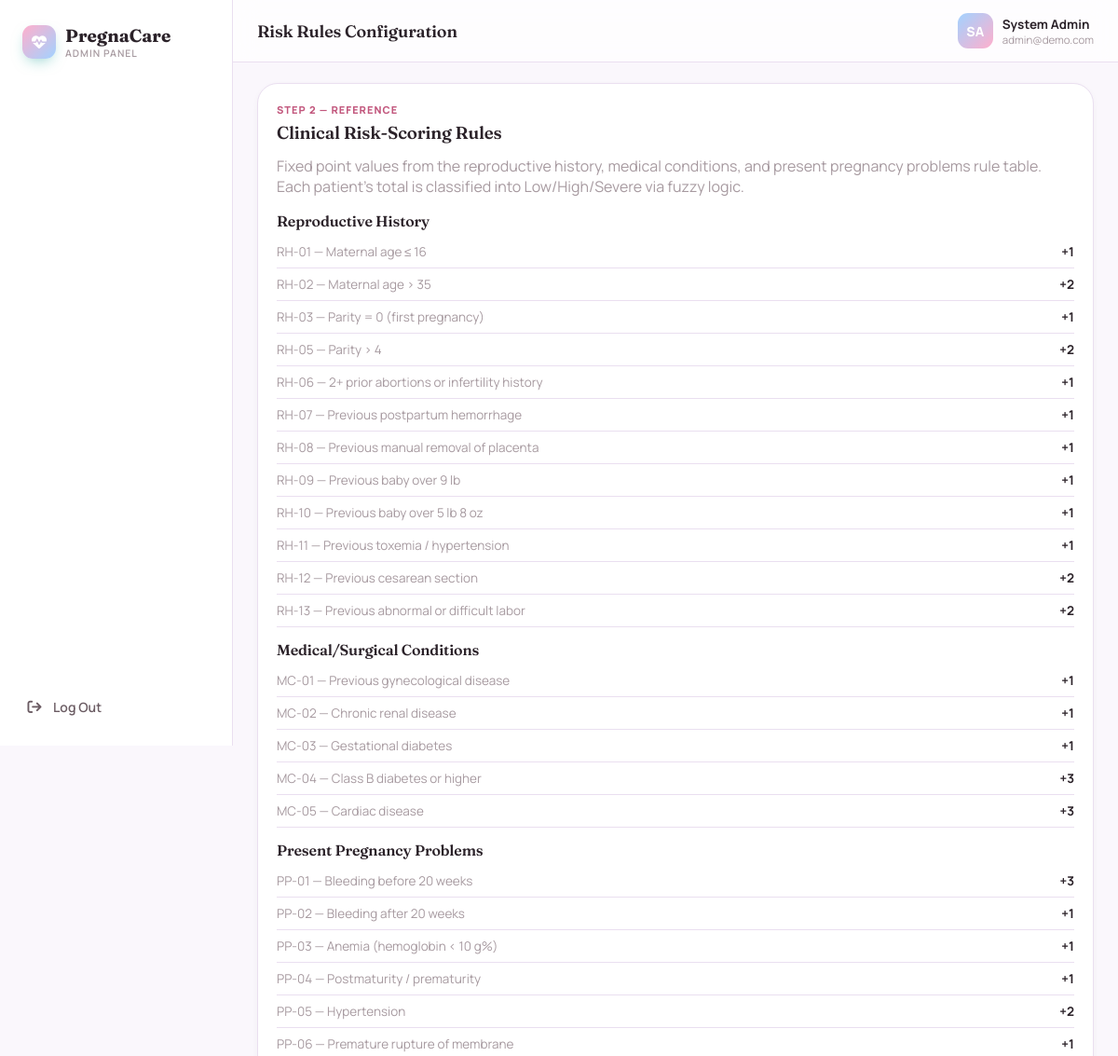
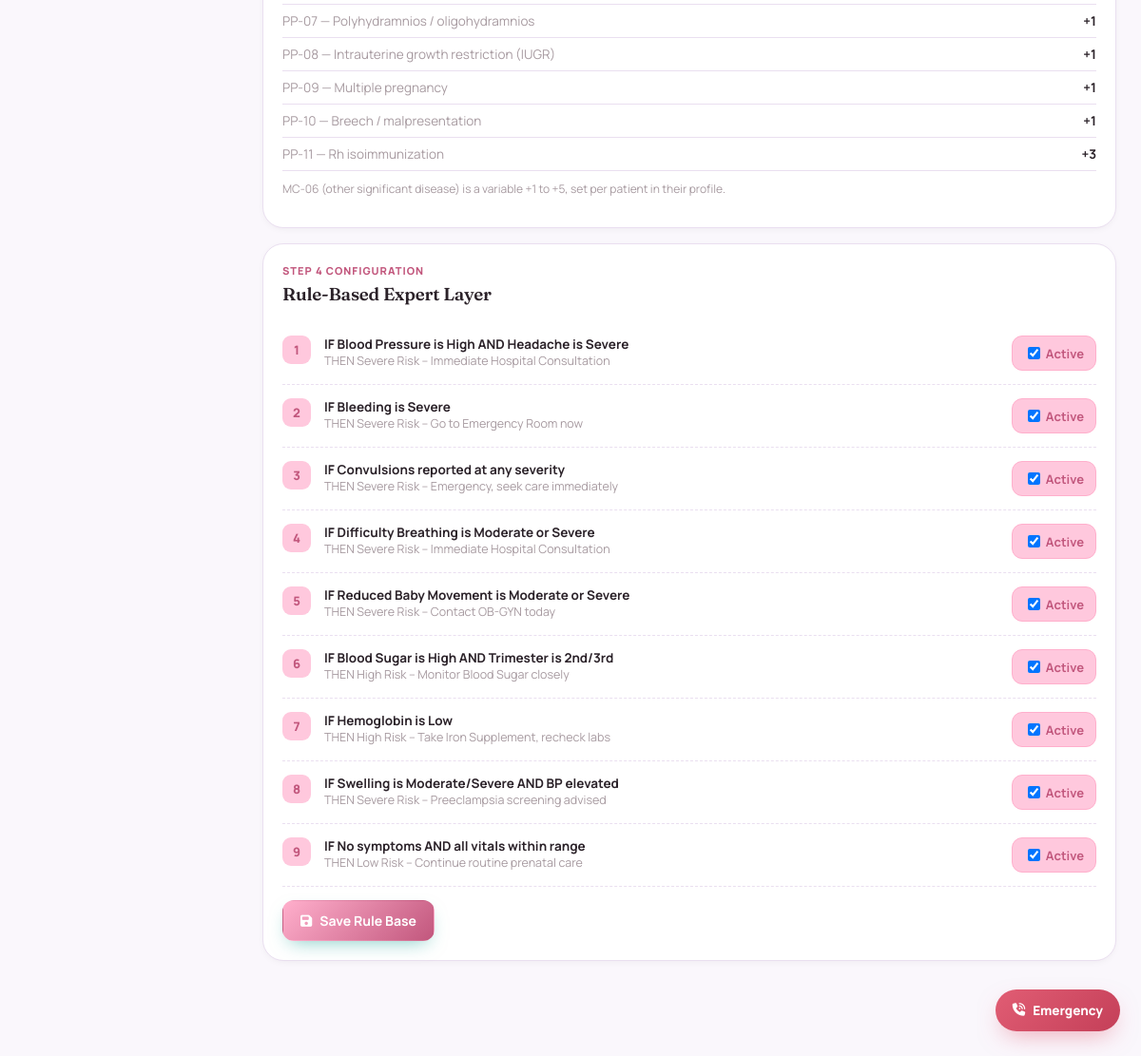
/admin_settings.php (signed in), run on the app's committed database (2 pictures, top to bottom).
### tables this page shows
CREATE TABLE users (
  id            VARCHAR(20)  PRIMARY KEY,
  role          ENUM('patient','admin') NOT NULL,
  username      VARCHAR(80)  NULL UNIQUE,
  first_name    VARCHAR(80)  NULL,
  middle_name   VARCHAR(80)  NULL,
  last_name     VARCHAR(80)  NULL,
  name          VARCHAR(120) NOT NULL,
  email         VARCHAR(160) NOT NULL UNIQUE,
  password_hash VARCHAR(255) NOT NULL,
  created_at    DATETIME NOT NULL DEFAULT CURRENT_TIMESTAMP
);

CREATE TABLE rule_base (
  id       INT AUTO_INCREMENT PRIMARY KEY,
  rule_key VARCHAR(10) NOT NULL UNIQUE,
  if_text  VARCHAR(255) NOT NULL,
  then_text VARCHAR(255) NOT NULL,
  active   TINYINT(1) NOT NULL DEFAULT 1
);

### admin_settings.php (the view, shortened to what this page needs)
<?php
require_once __DIR__ . '/base.php';
$rules = get_rule_base();
render_header('Risk Rules Configuration', 'admin_settings');
?>
<div class="card" style="margin-bottom:16px;">
  <div class="eyebrow">Step 2 — Reference</div>
  <h3 style="margin-top:6px;">Clinical Risk-Scoring Rules</h3>
  <p class="muted" style="margin-top:-6px;">Fixed point values from the reproductive history, medical conditions, and present pregnancy problems rule table. Each patient's total is classified into Low/High/Severe via fuzzy logic.</p>
  <?php
  $byCat = ['RH' => [], 'MC' => [], 'PP' => []];
  foreach (RULE_SCORES as $id => $r) $byCat[$r['cat']][] = [$id, $r];
  foreach ($byCat as $cat => $items):
  ?>
    <h4 style="margin:14px 0 6px;"><?php echo e(RULE_CAT_LABELS[$cat]); ?></h4>
    <?php foreach ($items as [$id, $r]): ?>
      <div class="kv"><span class="k"><?php echo e($id); ?> — <?php echo e($r['label']); ?></span><span class="v">+<?php echo (int)$r['points']; ?></span></div>
    <?php endforeach; ?>
  <?php endforeach; ?>
  <p class="muted" style="font-size:12px;margin-top:10px;">MC-06 (other significant disease) is a variable +1 to +5, set per patient in their profile.</p>
</div>
<div class="card">
  <div class="eyebrow">Step 4 Configuration</div>
  <h3 style="margin-top:6px;">Rule-Based Expert Layer</h3>
  <form method="post" action="admin_settings.php">
    <?php foreach ($rules as $r): ?>
      <div class="engine-step">
        <div class="num"><?php echo strtoupper(substr($r['rule_key'],1)); ?></div>
        <div style="flex:1;">
          <div style="font-weight:700;font-size:13.5px;">IF <?php echo e($r['if_text']); ?></div>
          <div class="muted" style="font-size:12.5px;">THEN <?php echo e($r['then_text']); ?></div>
        </div>
        <label class="chip <?php echo $r['active']?'on':''; ?>" style="cursor:pointer;flex-shrink:0;">
          <input type="checkbox" name="active[]" value="<?php echo e($r['rule_key']); ?>" <?php echo $r['active']?'checked':''; ?> style="margin-right:6px;"> Active
        </label>
      </div>
    <?php endforeach; ?>
    <button class="btn btn-primary" style="margin-top:14px;" type="submit"><i class="fa-solid fa-floppy-disk"></i> Save Rule Base</button>
  </form>
</div>
<?php render_footer(); ?>

### base.php (shortened to what this page needs)
<?php
try {
    $pdo = new PDO(
        "mysql:host=" . DB_HOST . ";port=" . DB_PORT . ";dbname=" . DB_NAME . ";charset=utf8mb4",
        DB_USER,
        DB_PASS,
        [
            PDO::ATTR_ERRMODE            => PDO::ERRMODE_EXCEPTION,
            PDO::ATTR_DEFAULT_FETCH_MODE => PDO::FETCH_ASSOC,
            PDO::ATTR_EMULATE_PREPARES   => false,
        ]
    );
} catch (PDOException $e) {
    die("Database connection failed. Import sql/schema.sql first and check the DB_* constants at the top of base.php.<br>Error: " . htmlspecialchars($e->getMessage()));
}
try {
    $pdo->exec("ALTER TABLE assessments MODIFY COLUMN level VARCHAR(40) NOT NULL");
    $pdo->exec("INSERT IGNORE INTO symptom_catalog (id, name, icon, weight) VALUES
        ('urinary_discomfort', 'Urinary Discomfort', 'fa-toilet', 0.60),
        ('fluid_loss', 'Loss of Vaginal Fluid', 'fa-water', 0.95)");
    $pdo->exec("INSERT INTO rule_base (rule_key, if_text, then_text, active)
        SELECT 'r_bp_red', 'systolic_blood_pressure is outside 110–130 mmHg OR diastolic_blood_pressure is outside 75–85 mmHg', 'Trigger Red_Alert (Severe Risk)', 1
        WHERE NOT EXISTS (SELECT 1 FROM rule_base WHERE rule_key = 'r_bp_red')");
} catch (Throwable $ignored) {}
$pdo->exec("CREATE TABLE IF NOT EXISTS risk_history (
  user_id VARCHAR(20) PRIMARY KEY,
  parity INT NULL,
  prior_abortions_or_infertility TINYINT(1) DEFAULT 0,
  prev_pp_hemorrhage TINYINT(1) DEFAULT 0,
  prev_manual_placenta_removal TINYINT(1) DEFAULT 0,
  prev_baby_over_9lb TINYINT(1) DEFAULT 0,
  prev_baby_over_5lb8oz TINYINT(1) DEFAULT 0,
  prev_baby_under_5lb8oz TINYINT(1) DEFAULT 0,
  prev_toxemia_hpn TINYINT(1) DEFAULT 0,
  prev_cesarean TINYINT(1) DEFAULT 0,
  prev_abnormal_labor TINYINT(1) DEFAULT 0,
  prev_gyn_disease TINYINT(1) DEFAULT 0,
  chronic_renal_disease TINYINT(1) DEFAULT 0,
  gestational_diabetes TINYINT(1) DEFAULT 0,
  class_b_diabetes_or_higher TINYINT(1) DEFAULT 0,
  cardiac_disease TINYINT(1) DEFAULT 0,
  other_significant_disease_score TINYINT DEFAULT 0,
  FOREIGN KEY (user_id) REFERENCES users(id) ON DELETE CASCADE
) ENGINE=InnoDB");
try { $pdo->exec("ALTER TABLE risk_history ADD COLUMN prev_cesarean TINYINT(1) DEFAULT 0"); } catch (Throwable $e) {}
try { $pdo->exec("ALTER TABLE risk_history ADD COLUMN prev_baby_under_5lb8oz TINYINT(1) DEFAULT 0"); } catch (Throwable $e) {}
try { $pdo->exec("ALTER TABLE risk_history ADD COLUMN asthma TINYINT(1) DEFAULT 0"); } catch (Throwable $e) {}
try { $pdo->exec("ALTER TABLE risk_history ADD COLUMN tuberculosis TINYINT(1) DEFAULT 0"); } catch (Throwable $e) {}
try { $pdo->exec("ALTER TABLE risk_history ADD COLUMN pulmonary_embolism TINYINT(1) DEFAULT 0"); } catch (Throwable $e) {}
try { $pdo->exec("ALTER TABLE risk_history ADD COLUMN hyperthyroidism TINYINT(1) DEFAULT 0"); } catch (Throwable $e) {}
try { $pdo->exec("ALTER TABLE risk_history ADD COLUMN hypothyroidism TINYINT(1) DEFAULT 0"); } catch (Throwable $e) {}
try { $pdo->exec("ALTER TABLE risk_history ADD COLUMN epilepsy TINYINT(1) DEFAULT 0"); } catch (Throwable $e) {}
try { $pdo->exec("ALTER TABLE risk_history ADD COLUMN torch_infection TINYINT(1) DEFAULT 0"); } catch (Throwable $e) {}
try { $pdo->exec("ALTER TABLE risk_history ADD COLUMN pyelonephritis_uti TINYINT(1) DEFAULT 0"); } catch (Throwable $e) {}
$pdo->exec("CREATE TABLE IF NOT EXISTS pregnancy_problems (
  id VARCHAR(20) PRIMARY KEY,
  user_id VARCHAR(20) NOT NULL,
  symptom_log_id VARCHAR(20) NULL,
  date DATETIME NOT NULL,
  bleeding_lt_20wks TINYINT(1) DEFAULT 0,
  bleeding_gt_20wks TINYINT(1) DEFAULT 0,
  anemia TINYINT(1) DEFAULT 0,
  postmaturity_prematurity TINYINT(1) DEFAULT 0,
  hypertension TINYINT(1) DEFAULT 0,
  prom TINYINT(1) DEFAULT 0,
  poly_oligohydramnios TINYINT(1) DEFAULT 0,
  iugr TINYINT(1) DEFAULT 0,
  multiple_pregnancy TINYINT(1) DEFAULT 0,
  breech_malpresentation TINYINT(1) DEFAULT 0,
  rh_isoimmunization TINYINT(1) DEFAULT 0,
  FOREIGN KEY (user_id) REFERENCES users(id) ON DELETE CASCADE
) ENGINE=InnoDB");
try { $pdo->exec("ALTER TABLE pregnancy_problems ADD COLUMN anemia TINYINT(1) DEFAULT 0"); } catch (Throwable $e) {}
$pdo->exec("CREATE TABLE IF NOT EXISTS postpartum_status (
  user_id VARCHAR(20) PRIMARY KEY,
  is_postpartum TINYINT(1) DEFAULT 0,
  delivery_date DATE NULL,
  delivery_type VARCHAR(30) NULL,
  baby_name VARCHAR(80) NULL,
  recovery_notes TEXT NULL,
  FOREIGN KEY (user_id) REFERENCES users(id) ON DELETE CASCADE
) ENGINE=InnoDB");
$pdo->exec("CREATE TABLE IF NOT EXISTS baby_vaccinations (
  id VARCHAR(20) PRIMARY KEY,
  user_id VARCHAR(20) NOT NULL,
  vaccine_name VARCHAR(120) NOT NULL,
  due_age_label VARCHAR(40) NOT NULL,
  due_date DATE NULL,
  given TINYINT(1) DEFAULT 0,
  given_date DATE NULL,
  sort_order INT DEFAULT 0,
  FOREIGN KEY (user_id) REFERENCES users(id) ON DELETE CASCADE
) ENGINE=InnoDB");
$pdo->exec("CREATE TABLE IF NOT EXISTS birth_plans (
  user_id VARCHAR(20) PRIMARY KEY,
  delivery_location VARCHAR(160) NULL,
  support_people VARCHAR(200) NULL,
  pain_management VARCHAR(255) NULL,
  feeding_preference VARCHAR(60) NULL,
  who_cuts_cord VARCHAR(80) NULL,
  skin_to_skin TINYINT(1) DEFAULT 1,
  special_requests TEXT NULL,
  updated_at DATETIME NULL,
  FOREIGN KEY (user_id) REFERENCES users(id) ON DELETE CASCADE
) ENGINE=InnoDB");
$pdo->exec("CREATE TABLE IF NOT EXISTS hospital_bag_items (
  id VARCHAR(20) PRIMARY KEY,
  user_id VARCHAR(20) NOT NULL,
  label VARCHAR(160) NOT NULL,
  category VARCHAR(40) DEFAULT 'General',
  is_checked TINYINT(1) DEFAULT 0,
  is_custom TINYINT(1) DEFAULT 0,
  sort_order INT DEFAULT 0,
  FOREIGN KEY (user_id) REFERENCES users(id) ON DELETE CASCADE
) ENGINE=InnoDB");
try {
    $cols = $pdo->query("SHOW COLUMNS FROM monitoring")->fetchAll(PDO::FETCH_COLUMN);
    if (!in_array('respiratory_rate', $cols)) {
        $pdo->exec("ALTER TABLE monitoring ADD COLUMN respiratory_rate INT NULL");
    }
    if (!in_array('spo2', $cols)) {
        $pdo->exec("ALTER TABLE monitoring ADD COLUMN spo2 INT NULL");
    }
    if (!in_array('fetal_heart_rate', $cols)) {
        $pdo->exec("ALTER TABLE monitoring ADD COLUMN fetal_heart_rate INT NULL");
    }
} catch (Throwable $ignored) {}
$pdo->exec("CREATE TABLE IF NOT EXISTS prenatal_laboratories (
  id VARCHAR(30) PRIMARY KEY,
  user_id VARCHAR(20) NOT NULL,
  date DATETIME NOT NULL,
  lab_type VARCHAR(30) NOT NULL DEFAULT 'initial',
  cbc_hemoglobin DECIMAL(5,2) NULL,
  cbc_hematocrit DECIMAL(5,2) NULL,
  cbc_wbc DECIMAL(6,2) NULL,
  cbc_platelets INT NULL,
  blood_type VARCHAR(10) NULL,
  rh_factor VARCHAR(15) NULL,
  urinalysis_protein VARCHAR(20) NULL,
  urinalysis_glucose VARCHAR(20) NULL,
  urinalysis_ketones VARCHAR(20) NULL,
  blood_glucose DECIMAL(6,2) NULL,
  hiv_screening VARCHAR(20) NULL,
  syphilis_screening VARCHAR(20) NULL,
  hepb_screening VARCHAR(20) NULL,
  urine_culture VARCHAR(80) NULL,
  other_tests TEXT NULL,
  ultrasound_notes TEXT NULL,
  fetal_heart_rate INT NULL,
  fundal_height_cm DECIMAL(5,1) NULL,
  fetal_movement INT NULL,
  notes TEXT NULL,
  created_at DATETIME NOT NULL,
  FOREIGN KEY (user_id) REFERENCES users(id) ON DELETE CASCADE
) ENGINE=InnoDB");
function e($s){ return htmlspecialchars($s ?? '', ENT_QUOTES, 'UTF-8'); }
function initials($name){
    $parts = preg_split('/\s+/', trim($name ?? '?'));
    $init = '';
    foreach (array_slice($parts, 0, 2) as $p) if ($p !== '') $init .= mb_strtoupper(mb_substr($p, 0, 1));
    return $init ?: '?';
}
function current_user(){
    global $pdo;
    $stmt = $pdo->prepare("SELECT * FROM users WHERE id = ?");
    $stmt->execute([$_SESSION['user_id']]);
    return $stmt->fetch() ?: null;
}
function get_rule_base(){
    global $pdo;
    return $pdo->query("SELECT * FROM rule_base ORDER BY id")->fetchAll();
}
function render_header($title, $active = ''){
    $u = current_user();
    ?>
<!DOCTYPE html>
<html lang="en">
<head>
<link rel="stylesheet" href="https://cdnjs.cloudflare.com/ajax/libs/font-awesome/6.5.1/css/all.min.css">
<link rel="stylesheet" href="css/style.css?v=<?php echo @filemtime(__DIR__.'/css/style.css') ?: time(); ?>" />
</head>
<body>
<?php if ($u): ?>
<div class="shell">
  <aside class="sidebar">
    <div class="brand">
      <div class="mark"><i class="fa-solid fa-heart-pulse"></i></div>
      <div class="name">PregnaCare<small><?php echo e(ucfirst($u['role'])); ?> Panel</small></div>
    </div>
    <div style="margin-top:auto;">
      <a class="nav-link js-logout" href="logout.php" onclick="return pcConfirmLogout(event)"><i class="fa-solid fa-arrow-right-from-bracket"></i> Log Out</a>
    </div>
  </aside>
  <div class="main">
    <div class="topbar">
      <h2 style="margin:0;font-size:18px;"><?php echo e($title); ?></h2>
      <div class="topbar-user-row">
        <div class="avatar"><?php echo e(initials($u['name'])); ?></div>
        <div style="min-width:0;">
          <div style="font-weight:700;font-size:13.5px;white-space:nowrap;overflow:hidden;text-overflow:ellipsis;max-width:38vw;"><?php echo e($u['name']); ?></div>
          <div class="muted" style="font-size:11.5px;white-space:nowrap;overflow:hidden;text-overflow:ellipsis;max-width:38vw;"><?php echo e($u['email']); ?></div>
        </div>
      </div>
    </div>
    <div class="content">
<?php endif;
}
?>
<?php
function render_footer(){
    $u = current_user();
    if ($u):
?>
    </div>
  </div>
</div>
<?php
$fabHref = 'recommendations.php';
?>
<a class="emergency-fab" href="<?php echo htmlspecialchars($fabHref); ?>"><i class="fa-solid fa-phone-volume"></i> Emergency</a>
<?php endif; ?>
</body>
</html>
<?php
}
    ?>

### data on the page
users: role "ADMIN", name "SA", name "System Admin", email "admin@demo.com"
rule_base: rule_key "1", if_text "Blood Pressure is High AND Headache is Severe", then_text "Severe Risk -- Immediate Hospital Consultation", active "☑"
rule_base: rule_key "2", if_text "Bleeding is Severe", then_text "Severe Risk -- Go to Emergency Room now", active "☑"
rule_base: rule_key "3", if_text "Convulsions reported at any severity", then_text "Severe Risk -- Emergency, seek care immediately", active "☑"
rule_base: rule_key "4", if_text "Difficulty Breathing is Moderate or Severe", then_text "Severe Risk -- Immediate Hospital Consultation", active "☑"
rule_base: rule_key "5", if_text "Reduced Baby Movement is Moderate or Severe", then_text "Severe Risk -- Contact OB-GYN today", active "☑"
rule_base: rule_key "6", if_text "Blood Sugar is High AND Trimester is 2nd/3rd", then_text "High Risk -- Monitor Blood Sugar closely", active "☑"
rule_base: rule_key "7", if_text "Hemoglobin is Low", then_text "High Risk -- Take Iron Supplement, recheck labs", active "☑"
rule_base: rule_key "8", if_text "Swelling is Moderate/Severe AND BP elevated", then_text "Severe Risk -- Preeclampsia screening advised", active "☑"
rule_base: rule_key "9", if_text "No symptoms AND all vitals within range", then_text "Low Risk -- Continue routine prenatal care", active "☑"

### other printed values
$title "Risk Rules Configuration"
RULE_CAT_LABELS[$cat] "Reproductive History"
$id "RH-01"
$r['label'] "Maternal age ≤ 16"
$r['points'] "1"
$id "RH-02"
$r['label'] "Maternal age > 35"
$r['points'] "2"
$id "RH-03"
$r['label'] "Parity = 0 (first pregnancy)"
$id "RH-05"
$r['label'] "Parity > 4"
$id "RH-06"
$r['label'] "2+ prior abortions or infertility history"
$id "RH-07"
